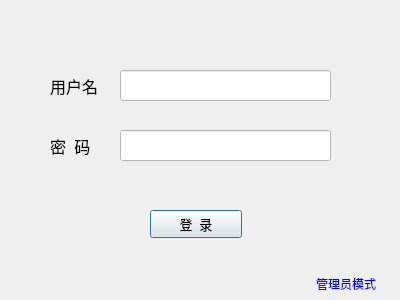
<?xml version="1.0" encoding="UTF-8"?>
<ui version="4.0">
 <class>Login</class>
 <widget class="QDialog" name="Login">
  <property name="geometry">
   <rect>
    <x>0</x>
    <y>0</y>
    <width>400</width>
    <height>300</height>
   </rect>
  </property>
  <property name="windowTitle">
   <string>Dialog</string>
  </property>
  <property name="styleSheet">
   <string notr="true">background:url(:/images/login.jpg)</string>
  </property>
  <widget class="QLineEdit" name="Username">
   <property name="geometry">
    <rect>
     <x>120</x>
     <y>70</y>
     <width>211</width>
     <height>31</height>
    </rect>
   </property>
   <property name="font">
    <font>
     <pointsize>10</pointsize>
    </font>
   </property>
   <property name="styleSheet">
    <string notr="true">background:rgb(255, 255, 255)</string>
   </property>
  </widget>
  <widget class="QLineEdit" name="Password">
   <property name="geometry">
    <rect>
     <x>120</x>
     <y>130</y>
     <width>211</width>
     <height>31</height>
    </rect>
   </property>
   <property name="font">
    <font>
     <pointsize>10</pointsize>
    </font>
   </property>
   <property name="styleSheet">
    <string notr="true">background:rgb(255, 255, 255)</string>
   </property>
   <property name="echoMode">
    <enum>QLineEdit::Password</enum>
   </property>
  </widget>
  <widget class="QLabel" name="label">
   <property name="geometry">
    <rect>
     <x>50</x>
     <y>70</y>
     <width>61</width>
     <height>31</height>
    </rect>
   </property>
   <property name="font">
    <font>
     <family>微软雅黑</family>
     <pointsize>12</pointsize>
    </font>
   </property>
   <property name="styleSheet">
    <string notr="true">background:transparent;</string>
   </property>
   <property name="text">
    <string>用户名</string>
   </property>
  </widget>
  <widget class="QLabel" name="label_2">
   <property name="geometry">
    <rect>
     <x>50</x>
     <y>130</y>
     <width>61</width>
     <height>31</height>
    </rect>
   </property>
   <property name="font">
    <font>
     <family>微软雅黑</family>
     <pointsize>12</pointsize>
    </font>
   </property>
   <property name="styleSheet">
    <string notr="true">background:transparent;</string>
   </property>
   <property name="text">
    <string>密  码</string>
   </property>
  </widget>
  <widget class="QPushButton" name="LoginButton">
   <property name="geometry">
    <rect>
     <x>150</x>
     <y>210</y>
     <width>92</width>
     <height>28</height>
    </rect>
   </property>
   <property name="font">
    <font>
     <family>微软雅黑</family>
     <pointsize>10</pointsize>
    </font>
   </property>
   <property name="cursor">
    <cursorShape>PointingHandCursor</cursorShape>
   </property>
   <property name="text">
    <string>登  录</string>
   </property>
  </widget>
  <widget class="QPushButton" name="SwitchModeButton">
   <property name="geometry">
    <rect>
     <x>300</x>
     <y>270</y>
     <width>92</width>
     <height>28</height>
    </rect>
   </property>
   <property name="cursor">
    <cursorShape>PointingHandCursor</cursorShape>
   </property>
   <property name="styleSheet">
    <string notr="true">border:none;
background:transparent;
color:rgb(0, 0,255);</string>
   </property>
   <property name="text">
    <string>管理员模式</string>
   </property>
  </widget>
 </widget>
 <resources/>
 <connections/>
</ui>
